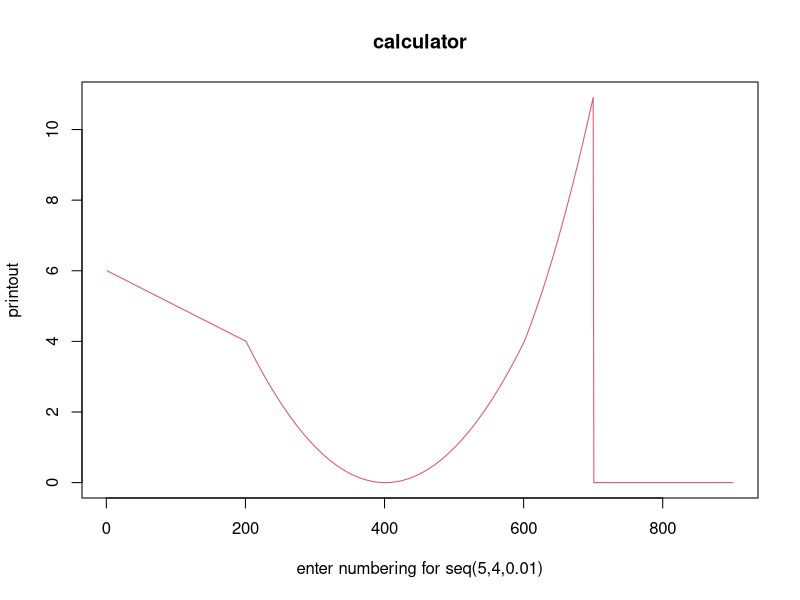
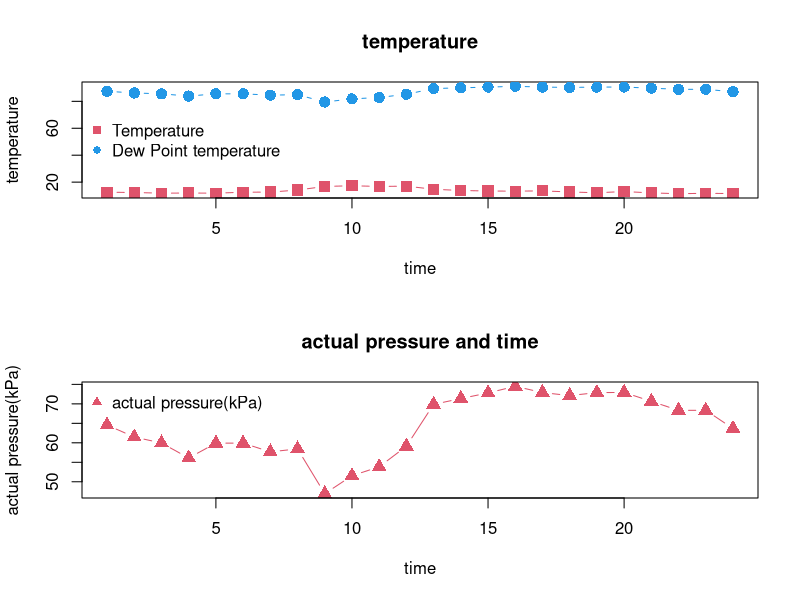

Generate these figures, in order, with R:
#for and create function homework 
rm(list = ls(all = TRUE))
#1
sigmaa<- NULL
echo<- NULL
lol<- seq(-5, 4, 0.01)
for (x in 1:901){
  print(lol[x])
  if (lol[x]<(-3)){
    echo[x] <- 1-lol[x]
  }else if ((-3)<=lol[x] & lol[x]<=1){
     echo[x] <- (lol[x]+1)^2
  }else if (1<lol[x] & lol[x]<2){
    echo[x] <- 2*(lol[x])^2+lol[x]+1
  }else {
    echo[x] <- 0
  }
  print(echo[x])
  sigmaa[x]<-echo[x]
}
plot(1:901, sigmaa,
     type = "l",
     xlab = "enter numbering for seq(5,4,0.01)",
     ylab = "printout", 
     main = "calculator",
     pch = c(15),
     cex = 1.5 , 
     col = c(2))


#2
rm(list = ls(all = TRUE))
#install.packages("data.table")
library(data.table)
Hour<- seq(1:24)
Pressure<- c(768.5, 768.6, 768.6, 768.5, 768.2, 768.2, 769, 769, 769.5, 769.5, 769.1, 767.9, 767.8, 767.3, 766.3, 768.1, 767.3, 767.3, 767.2, 767.7, 767.8, 767.8, 767.9, 767.1)
Tair<- c(12.5, 12.3, 11.8, 11.9, 11.8, 12.5, 12.6, 14.1, 16.8, 17.3, 16.8, 17, 14.7,13.8, 13.4, 13.3, 13.5, 12.7, 12.1, 13, 12, 11.4, 11.7, 11.5)
RH<- c(84, 80, 78, 73, 78, 78, 75, 76, 61, 67, 70, 77, 91, 93, 95, 97, 95, 94, 95, 95, 92, 89, 89, 83)
pltto<-cbind(Hour, Pressure,  Tair, RH)

#建立函數
#實際水氣壓
avp<- function(x){
  0.611*e^(17.5*x/(240.97+x))
}
#露點溫度
AH<- function(a,b){
  a*b/100
}
DPT<- function(a){
  (240.97*log(a/0.611))/(17.50-log(a/0.611))
}


acta<- AH(Pressure/10, RH)
lala<- cbind(Tair,DPT(acta))

par(mfrow=c(2,1), no.readonly = FALSE)
matplot(Hour, lala,
        type = "b",
        xlab = "time",
        ylab = "temperature", 
        main = "temperature",
        pch = c(15,16),
        cex = 1.5 , 
        col = c(2, 4))
legend("left"
       ,c("Temperature","Dew Point temperature"),
       pch = c(15,16),
       col = c(2,4),
       bty = "n")

matplot(Hour, acta,
        type = "b",
        xlab = "time",
        ylab = "actual pressure(kPa)", 
        main = "actual pressure and time",
        pch = c(17),
        cex = 1.5 , 
        col = c(2))
legend("topleft",
       c("actual pressure(kPa)"),
       pch = c(17),
       col = c(2),
       bty = "n")
dev.copy(jpeg," figure02.jpg")
dev.off()
